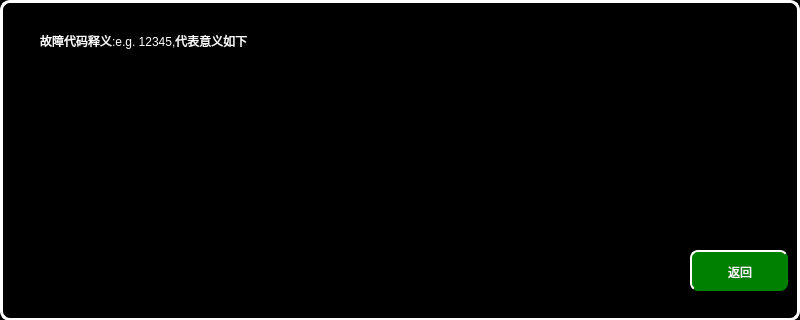
<?xml version="1.0" encoding="UTF-8"?>
<ui version="4.0">
 <class>VehicleFaultHelpPage</class>
 <widget class="QWidget" name="VehicleFaultHelpPage">
  <property name="geometry">
   <rect>
    <x>0</x>
    <y>0</y>
    <width>800</width>
    <height>320</height>
   </rect>
  </property>
  <property name="windowTitle">
   <string>Form</string>
  </property>
  <property name="styleSheet">
   <string notr="true">QWidget
{
	background-color:black;
}
QPushButton
{
	font: 20px, &quot;微软雅黑&quot;;
    color: white;
		border-radius:8px;
	background-color: rgb(0, 128, 0);
    border-top: 2px solid white;
	border-left: 2px solid white;

}

QLabel
{
	font: 20px, &quot;微软雅黑&quot;;
	color:white;
	background-color:black;
}</string>
  </property>
  <widget class="QLabel" name="label_98">
   <property name="geometry">
    <rect>
     <x>0</x>
     <y>0</y>
     <width>800</width>
     <height>321</height>
    </rect>
   </property>
   <property name="styleSheet">
    <string notr="true">border:3px solid white;
border-radius:10px</string>
   </property>
   <property name="text">
    <string/>
   </property>
   <property name="alignment">
    <set>Qt::AlignCenter</set>
   </property>
  </widget>
  <widget class="QPushButton" name="pushButton">
   <property name="geometry">
    <rect>
     <x>690</x>
     <y>250</y>
     <width>98</width>
     <height>41</height>
    </rect>
   </property>
   <property name="focusPolicy">
    <enum>Qt::NoFocus</enum>
   </property>
   <property name="text">
    <string>返回</string>
   </property>
  </widget>
  <widget class="QLabel" name="label">
   <property name="geometry">
    <rect>
     <x>40</x>
     <y>20</y>
     <width>711</width>
     <height>41</height>
    </rect>
   </property>
   <property name="text">
    <string>故障代码释义:e.g. 12345,代表意义如下</string>
   </property>
   <property name="alignment">
    <set>Qt::AlignLeading|Qt::AlignLeft|Qt::AlignVCenter</set>
   </property>
  </widget>
  <widget class="QLabel" name="label_2">
   <property name="geometry">
    <rect>
     <x>70</x>
     <y>80</y>
     <width>651</width>
     <height>161</height>
    </rect>
   </property>
   <property name="styleSheet">
    <string notr="true">border-image: url(:/images/images/faulthelp.bmp);</string>
   </property>
   <property name="text">
    <string/>
   </property>
   <property name="alignment">
    <set>Qt::AlignLeading|Qt::AlignLeft|Qt::AlignVCenter</set>
   </property>
  </widget>
 </widget>
 <resources/>
 <connections/>
</ui>
